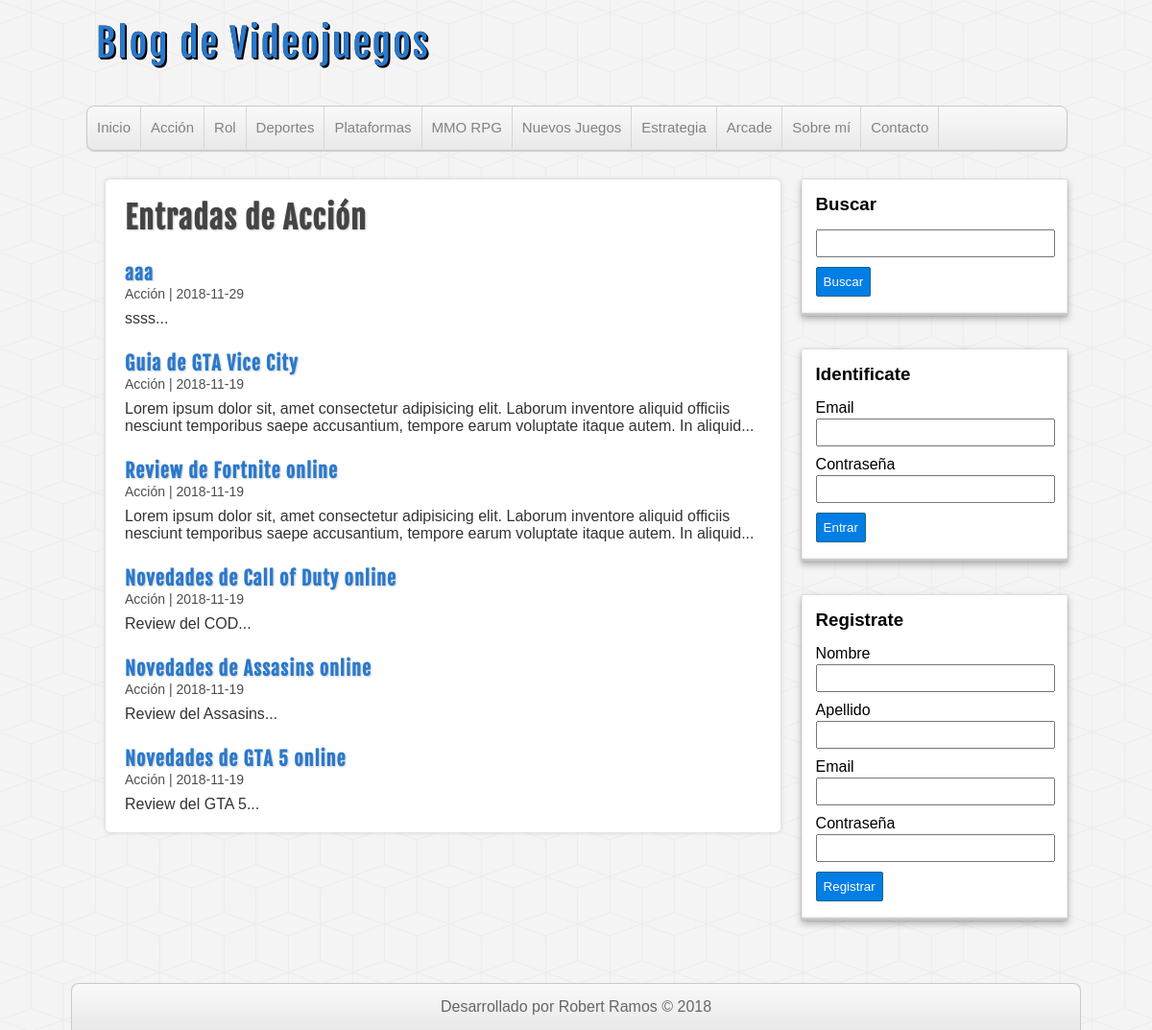
/categoria.php?id=1, run on the app's committed database.
### tables this page shows
CREATE TABLE `categorias` (
  `id` int(255) NOT NULL,
  `nombre` varchar(100) DEFAULT NULL
);

CREATE TABLE `entradas` (
  `id` int(255) NOT NULL,
  `usuario_id` int(255) NOT NULL,
  `categoria_id` int(255) NOT NULL,
  `titulo` varchar(255) NOT NULL,
  `descripcion` mediumtext,
  `fecha` date NOT NULL
);

### includes/helpers.php (called while the page is built, shortened)
<?php
function conseguirCategorias($conexion){
    $sql = "SELECT * FROM categorias ORDER BY id ASC;";
    $categorias = mysqli_query($conexion, $sql);
    $resultado = array();
    if($categorias && mysqli_num_rows($categorias) >= 1){
        $resultado = $categorias;
    }
    return $resultado;
}
function conseguirCategoria($conexion, $id){
    $sql = "SELECT * FROM categorias WHERE id = $id;";
    $categorias = mysqli_query($conexion, $sql);
    $resultado = array();
    if($categorias && mysqli_num_rows($categorias) >= 1){
        $resultado = mysqli_fetch_assoc($categorias);
    }
    return $resultado;
}
function conseguirEntradas($conexion, $limit = null, $categoria = null, $busqueda = null){
    $sql = "SELECT e.*, c.nombre AS 'categoria' FROM entradas e ".
            "INNER JOIN categorias c ON e.categoria_id = c.id ";
    if(!empty($categoria)){
        $sql .= "WHERE e.categoria_id = $categoria ";
    }
    $sql .= "ORDER BY e.id DESC ";
    $entradas = mysqli_query($conexion, $sql);
    return $entradas;
}
?>

### categoria.php (the view, shortened to what this page needs)
<?php require_once 'includes/conexion.php'; ?>
<?php require_once 'includes/helpers.php'; ?>
<?php
    $categoria_actual = conseguirCategoria($db, $_GET['id']);
?>
<?php require_once 'includes/cabecera.php'; ?>
<?php require_once 'includes/lateral.php'; ?>
<div id="principal">
    <h1>Entradas de <?=$categoria_actual['nombre'];?></h1>
    <?php
        $entradas = conseguirEntradas($db, null, $_GET['id']);
        if(!empty($entradas) && mysqli_num_rows($entradas) >= 1):
            while($entrada = mysqli_fetch_assoc($entradas)):
    ?>
                <article class="entrada">
                    <a href="entrada.php?id=<?=$entrada['id']?>">
                        <h2><?=$entrada['titulo']?></h2>
                        <span class="fecha"><?=$entrada['categoria'].' | '.$entrada['fecha'];?></span>
                        <p>
                            <?= substr($entrada['descripcion'], 0,180)."..."?>
                        </p>
                    </a>
                </article>
    <?php
            endwhile;
        else:
    ?>
        <div class="alerta">No hay entradas en esta categoria</div>
    <?php endif; ?>
</div>
<?php require_once 'includes/pie.php'; ?>

### includes/cabecera.php (shortened to what this page needs)
<?php require_once 'conexion.php' ?>
<?php require_once 'includes/helpers.php'; ?>
<!DOCTYPE html>
<html lang="en">
<head>
    <link rel="stylesheet" type="text/css" href="./assets/css/style.css">
</head>
<body>
        <header id="cabecera">
            <div id="logo">
                <a href="index.php">
                    Blog de Videojuegos
                </a>
            </div>
            <nav id="menu">
                <ul>
                    <li>
                        <a href="Index.php">Inicio</a>
                    </li>
                    <?php
                        $categorias = conseguirCategorias($db);
                        if(!empty($categorias)):
                            while($categoria = mysqli_fetch_assoc($categorias)):
                    ?>
                                <li>
                                    <a href="categoria.php?id=<?=$categoria['id']?>"><?= $categoria['nombre']?></a>
                                </li>
                    <?php
                            endwhile;
                        endif;
                    ?>
                    <li>
                        <a href="Index.php">Sobre mí</a>
                    </li>
                    <li>
                        <a href="Index.php">Contacto</a>
                    </li>
                </ul>
            </nav>
        </header>
        <div id="contenedor">

### assets/css/style.css (style rules this page uses)
* { margin: 0px; padding: 0px; font-family: sans-serif, Helvetica, Arial; text-decoration: none; }
body { background: url(../img/cubes.png) #F4F4F4; }
.fecha { color: #4e4e4e; margin-top: 5px; font-size: 14px; }
#cabecera { width: 85%; height: auto; background: transparent; margin: 0px auto; }
#logo { float:left; width: 540px; height: 110px; }
#logo a { font-family: "fajala", Helvetica; font-size: 40px; letter-spacing: 2px; color: #2979CD; text-shadow: 0px 0px 0px black, 1px 1px 0px black, 2px 2px 0px black; transition: all 500ms; line-height: 90px; margin-left: 10px; }
#menu { clear: both; width: 100%; height: 45px; background: linear-gradient(to bottom, #f9f9f9 0px, #e9e9e9 100%); border: 1px solid #C9C9C9; border-radius: 8px; box-shadow: 0px 1px 1px #ccc; overflow: hidden; }
#menu ul { list-style: none; }
#menu ul li { float: left; line-height: 44px; border-right: 1px solid #D6D6D6; }
#menu ul li a { display: block; padding-left: 10px; padding-right: 10px; font-size: 15px; color: #838282; }
#contenedor { width: 85%; height: auto; margin: 0px auto; margin-top: 30px; margin-bottom: 30px; }
#principal { float: left; width: 65%; min-height: 555px; background:white; border-radius: 5px; box-shadow: 0px 0px 5px #ccc; margin-left: 20px; padding: 20px; overflow: hidden; }
#principal a { color: #333; }
#principal h1 { font-size: 32px; color: #444; letter-spacing: 1px; text-shadow: 1px 1px 2px #ccc; font-family: "fajala"; }
#principal h2 { font-size: 20px; color: #2979CD; text-shadow: 1px 1px 2px #ccc; letter-spacing: 1px; font-family: "fajala"; margin-top: 25px; }
#principal p { margin-top: 8px; }

### data on the page
categorias: nombre "Acción"
categorias: nombre "Rol"
categorias: nombre "Deportes"
categorias: nombre "Plataformas"
categorias: nombre "MMO RPG"
categorias: nombre "Nuevos Juegos"
categorias: nombre "Estrategia"
categorias: nombre "Arcade"
entradas: titulo "aaa", categoria.nombre "Acción", fecha "2018-11-29", descripcion "ssss"
entradas: titulo "Guia de GTA Vice City", categoria.nombre "Acción", fecha "2018-11-19", descripcion "Lorem ipsum dolor sit, amet consectetur adipisicing elit. Laborum inventore aliquid officiis nesciunt temporibus saepe accusantium, tempore earum voluptate itaque autem. In aliquid"
entradas: titulo "Review de Fortnite online", categoria.nombre "Acción", fecha "2018-11-19", descripcion "Lorem ipsum dolor sit, amet consectetur adipisicing elit. Laborum inventore aliquid officiis nesciunt temporibus saepe accusantium, tempore earum voluptate itaque autem. In aliquid"
entradas: titulo "Novedades de Call of Duty online", categoria.nombre "Acción", fecha "2018-11-19", descripcion "Review del COD"
entradas: titulo "Novedades de Assasins online", categoria.nombre "Acción", fecha "2018-11-19", descripcion "Review del Assasins"
entradas: titulo "Novedades de GTA 5 online", categoria.nombre "Acción", fecha "2018-11-19", descripcion "Review del GTA 5"
